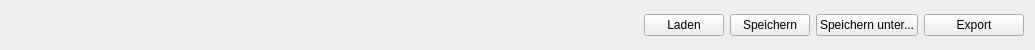
    <widget class="QWidget" name="widget_6" native="true">
     <property name="maximumSize">
      <size>
       <width>16777215</width>
       <height>50</height>
      </size>
     </property>
     <layout class="QHBoxLayout" name="horizontalLayout_2">
      <item>
       <spacer name="horizontalSpacer_2">
        <property name="orientation">
         <enum>Qt::Orientation::Horizontal</enum>
        </property>
        <property name="sizeHint" stdset="0">
         <size>
          <width>633</width>
          <height>20</height>
         </size>
        </property>
       </spacer>
      </item>
      <item>
       <widget class="QPushButton" name="buttonLoad">
        <property name="text">
         <string>Laden</string>
        </property>
       </widget>
      </item>
      <item>
       <widget class="QPushButton" name="buttonQuicksave">
        <property name="text">
         <string>Speichern</string>
        </property>
       </widget>
      </item>
      <item>
       <widget class="QPushButton" name="buttonSave">
        <property name="text">
         <string>Speichern unter...</string>
        </property>
       </widget>
      </item>
      <item>
       <widget class="QPushButton" name="btnExport">
        <property name="enabled">
         <bool>true</bool>
        </property>
        <property name="minimumSize">
         <size>
          <width>100</width>
          <height>0</height>
         </size>
        </property>
        <property name="maximumSize">
         <size>
          <width>16777214</width>
          <height>16777215</height>
         </size>
        </property>
        <property name="text">
         <string>Export</string>
        </property>
       </widget>
      </item>
     </layout>
    </widget>
